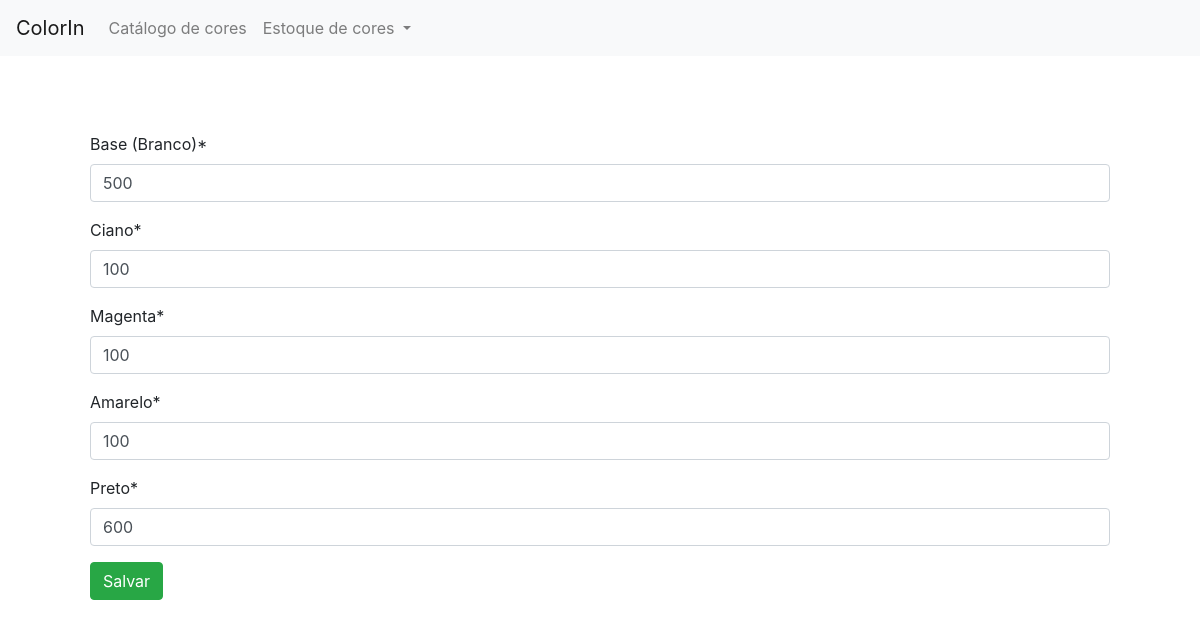
Before: /change_stock with the older database file.
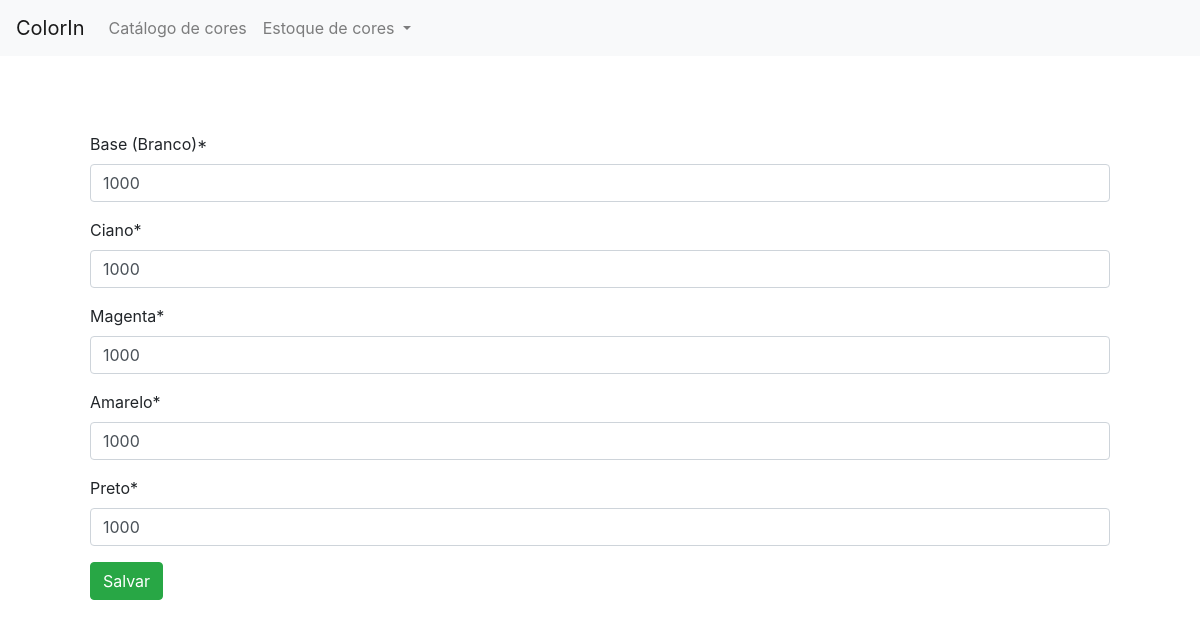
After: the same page with the newer database file.
### color_in/models/stock.py (models this page shows)
class Stock(models.Model):
    stock_base = models.IntegerField(verbose_name='Base (Branco)', validators=[
                                     MinValueValidator(0)])
    stock_black = models.IntegerField(verbose_name='Preto',
                                      validators=[MinValueValidator(0)])
    stock_yellow = models.IntegerField(verbose_name='Amarelo',
                                       validators=[MinValueValidator(0)])
    stock_magenta = models.IntegerField(verbose_name='Magenta',
                                        validators=[MinValueValidator(0)])
    stock_cyan = models.IntegerField(verbose_name='Ciano',
                                     validators=[MinValueValidator(0)])
    stock_status = models.BooleanField(verbose_name='Status')

### color_in/views/stock_view.py (the view)
# urls.py: path('change_stock', StockObjectUpdateView.as_view(), name='stock-change'),
class StockObjectUpdateView(UpdateView):
    model = Stock
    queryset = Stock.objects.filter(pk=1)
    fields = '__all__'
    success_url = 'stock_status'
    def get_object(self):
        return get_object_or_404(Stock, pk=1)

### color_in/templates/color_in/stock_form.html (shortened to what this page needs)
{% extends 'header.html' %}
{% load crispy_forms_tags %}
    {% block content %}
    <form method="POST">{% csrf_token %}
        <p> {{ form.stock_base|as_crispy_field }} </p>
        <p> {{ form.stock_cyan|as_crispy_field }} </p>
        <p> {{ form.stock_magenta|as_crispy_field }} </p>
        <p> {{ form.stock_yellow|as_crispy_field }} </p>
        <p> {{ form.stock_black|as_crispy_field }} </p>
        <button type="submit" class="btn btn-success">Salvar </button>
    </form>
    {% endblock %}

Changed rows visible on the page:
changed Stock: stock_base "500" → "1000"; stock_cyan "100" → "1000"; stock_magenta "100" → "1000"; stock_yellow "100" → "1000"; stock_black "600" → "1000"
